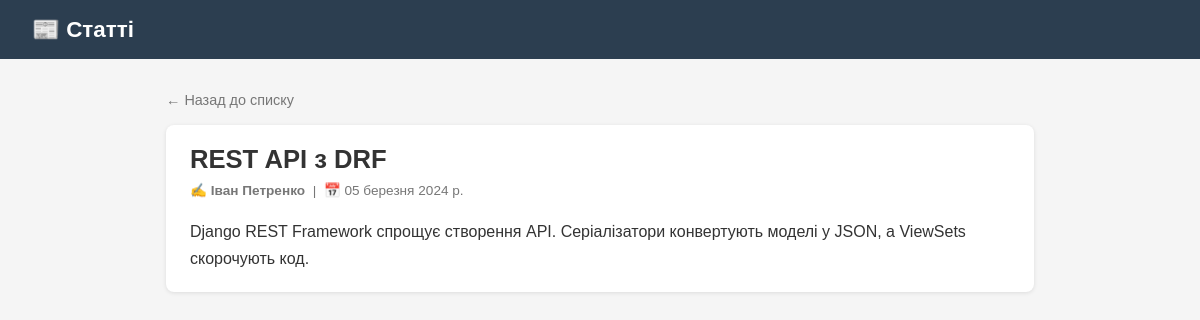
The app's page /articles/3/ with its own data.
### articles/models.py (models this page shows, shortened)
class Article(models.Model):
    title = models.CharField(max_length=200, verbose_name='Заголовок')
    text = models.TextField(verbose_name='Текст')
    published_date = models.DateField(verbose_name='Дата публікації')
    author = models.CharField(max_length=100, verbose_name='Автор')  # Рівень 2
    class Meta:
        verbose_name = 'Стаття'
        verbose_name_plural = 'Статті'
        ordering = ['-published_date']

### articles/views.py (the view)
# urls.py: path('articles/<int:pk>/', views.article_detail, name='article_detail'),
def article_detail(request, pk):
    article = get_object_or_404(Article, pk=pk)
    return render(request, 'articles/article_detail.html', {'article': article})

### articles/templates/articles/article_detail.html (shortened to what this page needs)
{% extends "articles/base.html" %}
{% block content %}
<a href="/" style="color:#777; font-size:0.9rem;">← Назад до списку</a>
<div class="card" style="margin-top:16px;">
    <h1 style="font-size:1.6rem; margin-bottom:8px;">{{ article.title }}</h1>
    <div class="meta" style="margin-bottom:20px;">
        ✍️ <strong>{{ article.author }}</strong> &nbsp;|&nbsp; 📅 {{ article.published_date }}
    </div>
    <div style="line-height:1.7; white-space:pre-wrap;">{{ article.text }}</div>
</div>
{% endblock %}

### articles/templates/articles/base.html (style rules this page uses)
* { box-sizing: border-box; margin: 0; padding: 0; }
body { font-family: Arial, sans-serif; background: #f5f5f5; color: #333; }
.card { background: white; border-radius: 8px; padding: 20px 24px; margin-bottom: 16px; box-shadow: 0 1px 4px rgba(0,0,0,.1); }
a { color: #2980b9; text-decoration: none; }
.meta { color: #777; font-size: 0.85rem; margin-top: 6px; }

### records on screen
Article: title "REST API з DRF", author "Іван Петренко", published_date "05 березня 2024 р.", text "Django REST Framework спрощує створення API. Серіалізатори конвертують моделі у JSON, а ViewSets скорочують код."
